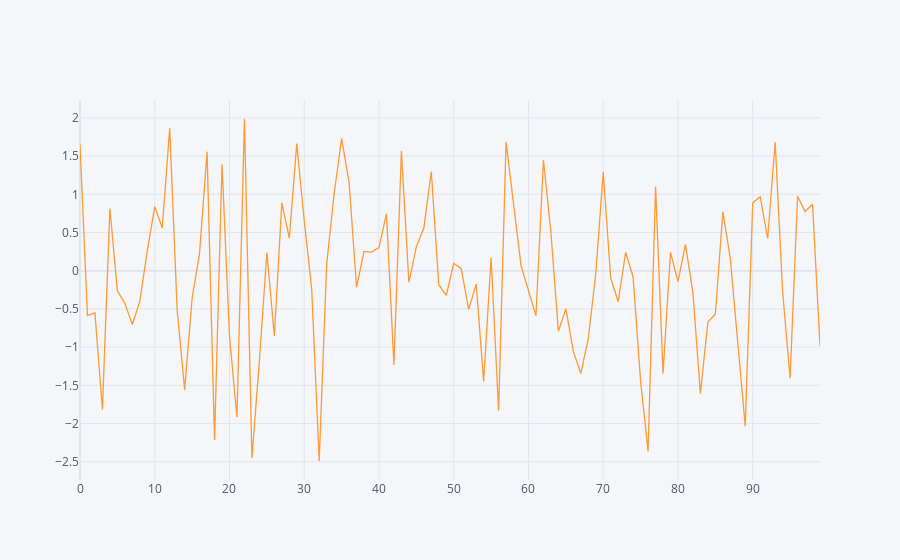

Here is the notebook cell this chart was saved with:
### Code cell
df[["A"]].iplot()

### Figure 1 — Plotly figure (JSON) as saved in the notebook; plotly's stock layout.template omitted (floating-point values rounded to 4 significant figures)
{"data": [{"line": {"color": "rgba(255, 153, 51, 1.0)", "dash": "solid", "shape": "linear", "width": 1.3}, "mode": "lines", "name": "A", "text": "", "type": "scatter", "x": [0, 1, 2, 3, 4, 5, 6, 7, 8, 9, 10, 11, 12, 13, 14, 15, 16, 17, 18, 19, 20, 21, 22, 23, 24, 25, 26, 27, 28, 29, 30, 31, 32, 33, 34, 35, 36, 37, 38, 39, 40, 41, 42, 43, 44, 45, 46, 47, 48, 49, 50, 51, 52, 53, 54, 55, 56, 57, 58, 59, 60, 61, 62, 63, 64, 65, 66, 67, 68, 69, 70, 71, 72, 73, 74, 75, 76, 77, 78, 79, 80, 81, 82, 83, 84, 85, 86, 87, 88, 89, 90, 91, 92, 93, 94, 95, 96, 97, 98, 99], "y": [1.655, -0.5866, -0.5521, -1.816, 0.8142, -0.2638, -0.4258, -0.704, -0.4023, 0.2604, 0.8393, 0.5597, 1.864, -0.5182, -1.557, -0.3605, 0.2338, 1.558, -2.214, 1.393, -0.858, -1.919, 1.986, -2.452, -1.178, 0.2385, -0.8538, 0.8894, 0.4257, 1.664, 0.6553, -0.2438, -2.49, 0.08497, 1.008, 1.728, 1.154, -0.2159, 0.2536, 0.244, 0.3025, 0.7466, -1.233, 1.57, -0.1511, 0.314, 0.5582, 1.298, -0.1866, -0.3218, 0.09648, 0.02735, -0.505, -0.1756, -1.448, 0.174, -1.831, 1.685, 0.8747, 0.06906, -0.261, -0.5891, 1.449, 0.5006, -0.7941, -0.4957, -1.056, -1.344, -0.8901, -0.04046, 1.291, -0.09798, -0.4061, 0.2413, -0.0843, -1.45, -2.366, 1.1, -1.345, 0.2408, -0.1419, 0.3442, -0.2889, -1.611, -0.6707, -0.5694, 0.771, 0.1598, -0.9446, -2.035, 0.8895, 0.9683, 0.4216, 1.684, -0.2779, -1.408, 0.9756, 0.7743, 0.8704, -0.9836]}], "layout": {"legend": {"bgcolor": "#F5F6F9", "font": {"color": "#4D5663"}}, "paper_bgcolor": "#F5F6F9", "plot_bgcolor": "#F5F6F9", "title": {"font": {"color": "#4D5663"}}, "xaxis": {"gridcolor": "#E1E5ED", "showgrid": true, "tickfont": {"color": "#4D5663"}, "title": {"font": {"color": "#4D5663"}, "text": ""}, "zerolinecolor": "#E1E5ED"}, "yaxis": {"gridcolor": "#E1E5ED", "showgrid": true, "tickfont": {"color": "#4D5663"}, "title": {"font": {"color": "#4D5663"}, "text": ""}, "zerolinecolor": "#E1E5ED"}}}
